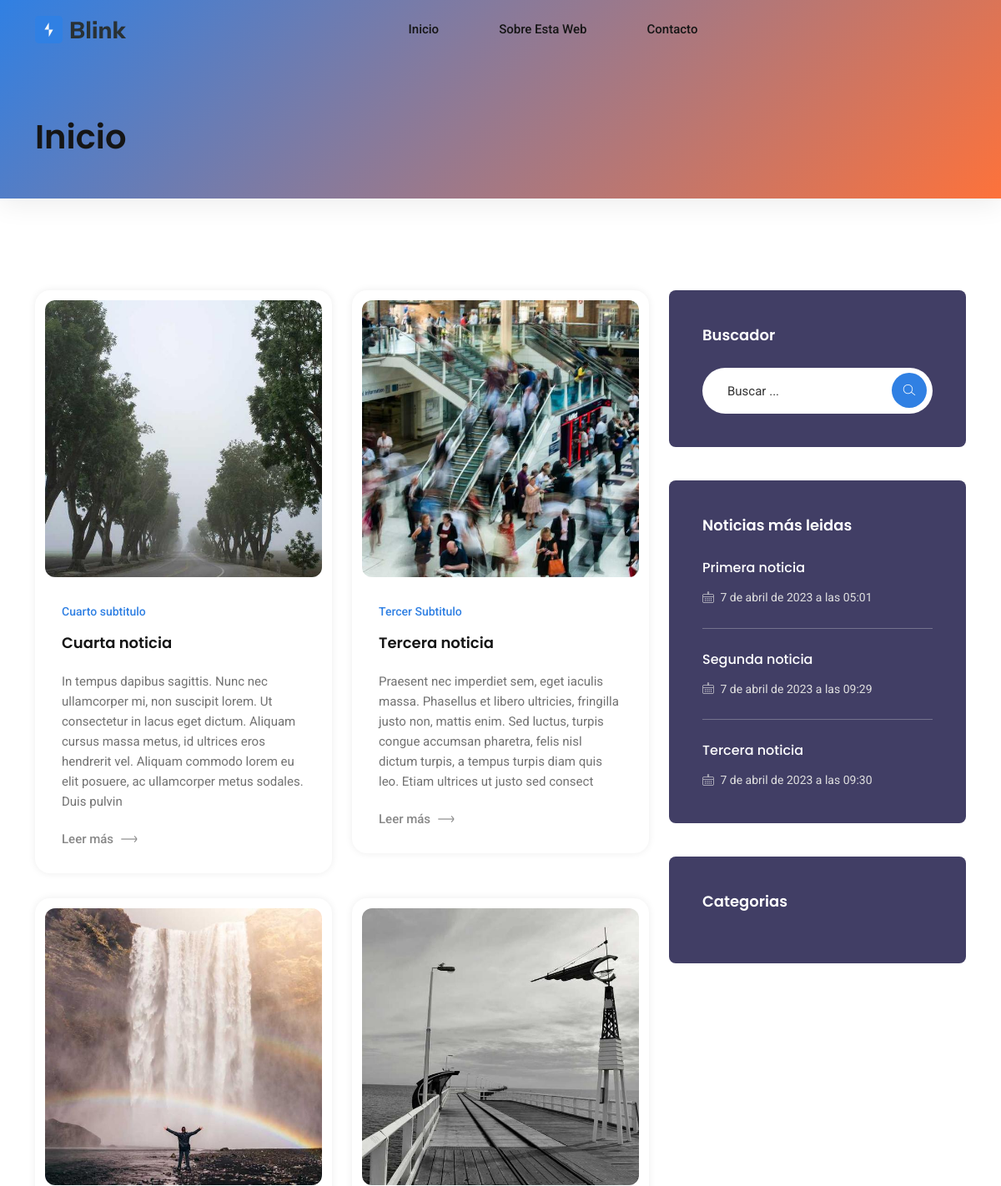
Before: / (upper part) with the older database file.
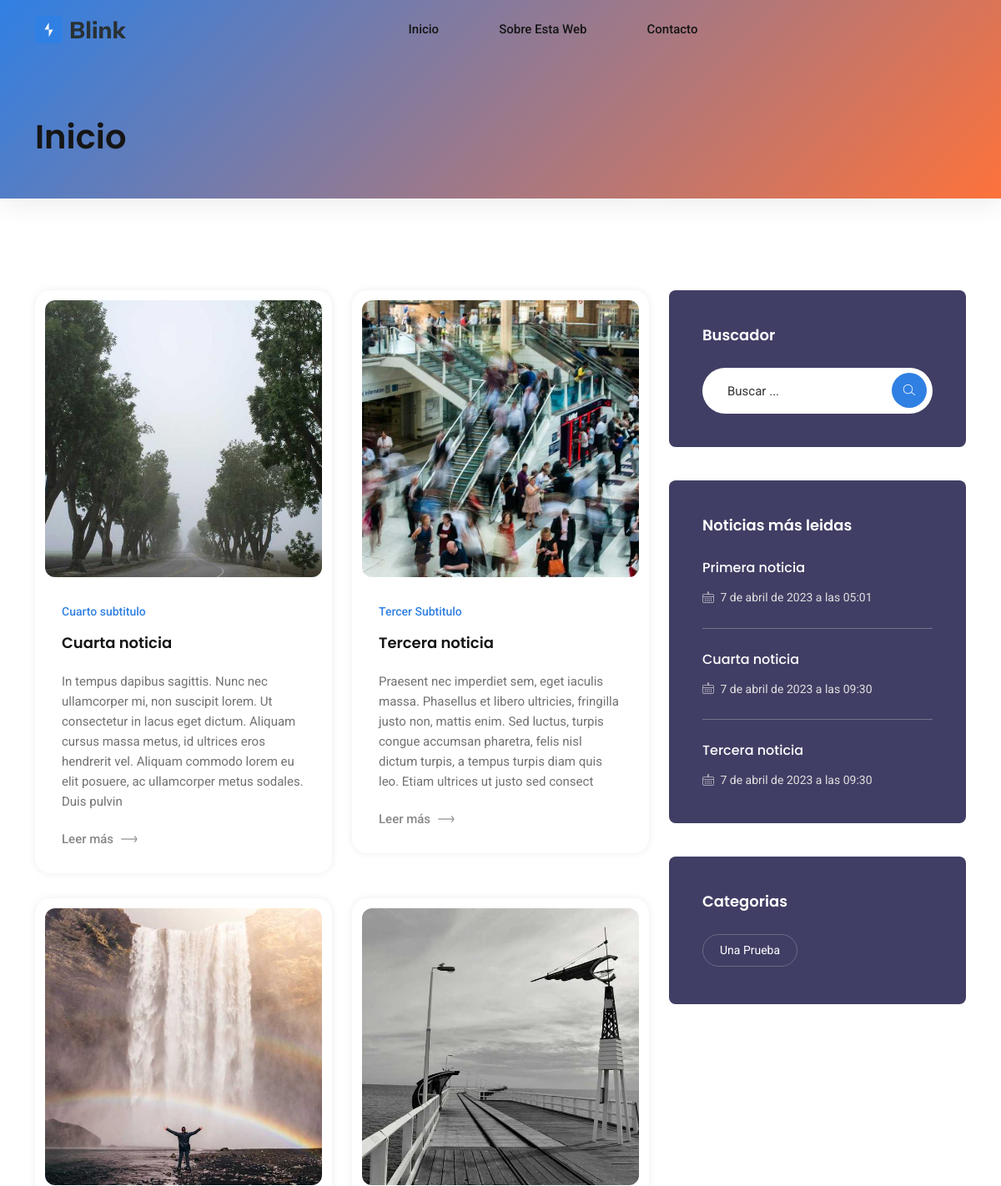
After: the same page with the newer database file.
### core/models.py (models this page shows, shortened)
class Pagina(models.Model):
    id = models.AutoField(primary_key=True)
    titulo = models.CharField(max_length=250)
    slug = models.SlugField(unique=True, default=0)
    subtitulo = models.CharField(max_length=250)
    contenido = models.TextField()
    imagen = models.ImageField(upload_to='paginas')
    fecha_creacion = models.DateTimeField(auto_now_add=True) # Se añade la hora de forma automática cuando se crea el registro
    fecha_actualizacion = models.DateTimeField(auto_now=True) # Se añade la hora de forma automática al actualizarse el campo
    class Meta:
        verbose_name = "pagina"
        verbose_name_plural = "paginas"
        ordering = ["-fecha_creacion"] # Ordena por defecto de mas antiguo a mas nuevo, con (-NombreCampo), cambia a la inversa

### blog/models.py (models this page shows, shortened)
class Blog(models.Model):
    id = models.AutoField(primary_key=True)
    titulo = models.CharField(max_length=250)
    slug = models.SlugField(unique=True, default=0)
    subtitulo = models.CharField(max_length=250)
    contenido = models.TextField()
    imagen = models.ImageField(upload_to='blog')
    fecha_creacion = models.DateTimeField(auto_now_add=True) # Se añade la hora de forma automática cuando se crea el registro
    fecha_actualizacion = models.DateTimeField(auto_now=True) # Se añade la hora de forma automática al actualizarse el campo
    autor = models.ForeignKey(Autor, on_delete=models.CASCADE, related_name='blogs')
    num_visitas = models.PositiveIntegerField(default=0) # Nuevo campo para contabilizar el número de visitas
    class Meta:
        verbose_name = "noticia"
        verbose_name_plural = "noticias"
        ordering = ["-fecha_creacion"] # Ordena por defecto de mas antiguo a mas nuevo, con (-NombreCampo), cambia a la inversa

class Categoria(models.Model):
    nombre = models.CharField(max_length=100)
    slug = models.SlugField(unique=True, default=0)
    noticias = models.ManyToManyField(Blog, related_name='categorias')

### blog/views.py (the view)
# urls.py: 2. Add a URL to urlpatterns:  path('', views.home, name='home')
def home(request):
    noticias = Blog.objects.all()
    return render(request, "blog/home.html", {'noticias':noticias})

### blog/utils.py (called while the page is built)
def mas_leidas():
    return Blog.objects.all().order_by('-num_visitas')[:3]

def lista_categorias():
   return Categoria.objects.all()

### core/utils.py (called while the page is built)
def obtener_paginas():
    return Pagina.objects.all()

### core/views.py (called while the page is built)
def paginas_context(request):
    return {'paginas': obtener_paginas()}

def noticias_context(request):
    return {'mas_leidas': mas_leidas()}

def categorias_context(request):
    return {'categorias': lista_categorias()}

### blog/templates/blog/home.html (shortened to what this page needs)
{% extends 'core/base.html' %}
    {% block content %}
    <div class=row>
   {% for noticias in noticias %}
    <div class="col-lg-6 col-md-6 col-12">
    <div class=single-blog-grid>
    <div class=blog-img>
    <a href="/blog/{{noticias.slug}}">
        <img data-pagespeed-high-res-src="{{ noticias.imagen.url }}" alt="#" data-pagespeed-url-hash=1334232145 src="{{ noticias.imagen.url }}" onload="pagespeed.switchToHighResAndMaybeBeacon(this);" onerror="this.onerror=null;pagespeed.switchToHighResAndMaybeBeacon(this);">
    </a>
    </div>
    <div class=blog-content>
    <a class=category href="javascript:void(0)">{{noticias.subtitulo}}</a>
    <h4>
    <a href="/blog/{{noticias.slug}}">{{noticias.titulo}}</a>
    </h4>
    <p>{{ noticias.contenido|slice:":250" }}</p>
    <a href="/blog/{{noticias.slug}}" class=more-btn>Leer más <i class="lni lni-arrow-right"></i></a>
    </div>
    </div>
    </div>
   {% endfor %}
    </div>
    {% endblock %}

### core/templates/core/base.html (shortened to what this page needs)
<!DOCTYPE html>
<html lang="es-ES">
<head>
    {% load static %}
    <link rel="stylesheet" href="{% static 'core/assets/css/bootstrap.min.css' %}" />
    <link rel="stylesheet" href="{% static 'core/assets/css/LineIcons.3.0.css' %}" />
    <link rel="stylesheet" href="{% static 'core/assets/css/animate.css' %}" />
    <link rel="stylesheet" href="{% static 'core/assets/css/tiny-slider.css' %}" />
    <link rel="stylesheet" href="{% static 'core/assets/css/glightbox.min.css' %}" />
    <link rel="stylesheet" href="{% static 'core/assets/css/main.css' %}" />
</head>
<body>
<header class="header navbar-area">
    <div class="container">
        <div class="row align-items-center">
            <div class="col-lg-12">
                <div class="nav-inner">
                    <nav class="navbar navbar-expand-lg">
                        <a class="navbar-brand" href="{% url 'home' %}">
                            <img src="{% static 'core/assets/images/logo/logo.svg' %}" alt="Logo">
                        </a>
                        <div class="collapse navbar-collapse sub-menu-bar" id="navbarSupportedContent">
                            <ul id="nav" class="navbar-nav ms-auto">
                                <li class="nav-item"><a class="nav-item px-lg-3 py-3 py-lg-4" href="{% url 'home' %}">Inicio</a></li>
                                 {% for pagina in paginas %}
                                     <li class="nav-item"><a class="nav-item px-lg-3 py-3 py-lg-4" href="/pagina/{{pagina.slug}}/">{{ pagina.titulo }}</a></li>
                                 {% endfor %}
                                 <li class="nav-item"><a class="nav-item px-lg-3 py-3 py-lg-4" href="{% url 'contacto' %}">Contacto</a></li>
                            </ul>
                        </div>
                    </nav>
                </div>
            </div>
        </div>
    </div>
</header>
<div class=breadcrumbs>
<div class=container>
<div class="row align-items-center">
<div class="col-lg-6 col-md-6 col-12">
<div class=breadcrumbs-content>
<h2 class=page-title>
    {% if noticia %}
        <h2>{{ noticia.titulo }}</h2>
        <h3>{{ noticia.subtitulo}}</h3>
    {% elif pagina %}
        <h2>{{ pagina.titulo }}</h2>
        <h3>{{ pagina.subtitulo }}</h3>
    {% elif categoria %}
        <h3>Noticias de la categoria: {{ categoria.nombre}}</h3>
    {% elif resultados %}
        <h3>Resultados de la busqueda</h3>
        {% else %}
        <h2>Inicio</h2>
    {% endif %}
</h2>
</div>
</div>
</div>
</div>
</div>
<section class="section blog-grid-page">
<div class=container>
<div class=row>
<div class="col-lg-8 col-md-12 col-12">
{% block content %}
{% endblock %}
</div>
<aside class="col-lg-4 col-md-12 col-12">
<div class=sidebar>
<div class="widget search-widget">
<h5 class=widget-title>Buscador</h5>
<form id="BusquedaForm" action="{% url 'buscar_noticias' %}" method="POST">
<input type=text name="cadena" placeholder="Buscar ...">
<button type=submit><i class="lni lni-search-alt"></i></button>
</form>
</div>
<div class="widget popular-feeds">
<h5 class=widget-title>Noticias más leidas</h5>
<div class=popular-feed-loop>
    {% for noticia in mas_leidas %}
        <div class=single-popular-feed>
        <div class=feed-desc>
        <h6 class=post-title><a href="/blog/{{noticia.slug}}">{{ noticia.titulo }}</a></h6>
        <span class=time><i class="lni lni-calendar"></i> {{ noticia.fecha_creacion }}</span>
    </div>
    </div>
    {% endfor %}
</div>
</div>
<div class="widget popular-tag-widget">
<h5 class=widget-title>Categorias</h5>
<div class=tags>
{% for categoria in categorias %}
<a href="/categoria/{{categoria.slug}}/"> {{ categoria.nombre}}</a>
{% endfor %}
</div>
</div>
</div>
</aside>
</div>
</div>
</section>
</body>
</html>

Changed rows visible on the page:
no longer on one of the page's lists (row edited): Blog: titulo "Segunda noticia", fecha_creacion "7 de abril de 2023 a las 09:29"
now on one of the page's lists (row edited): Blog: titulo "Cuarta noticia", fecha_creacion "7 de abril de 2023 a las 09:30"
added Categoria: nombre "Una Prueba"
